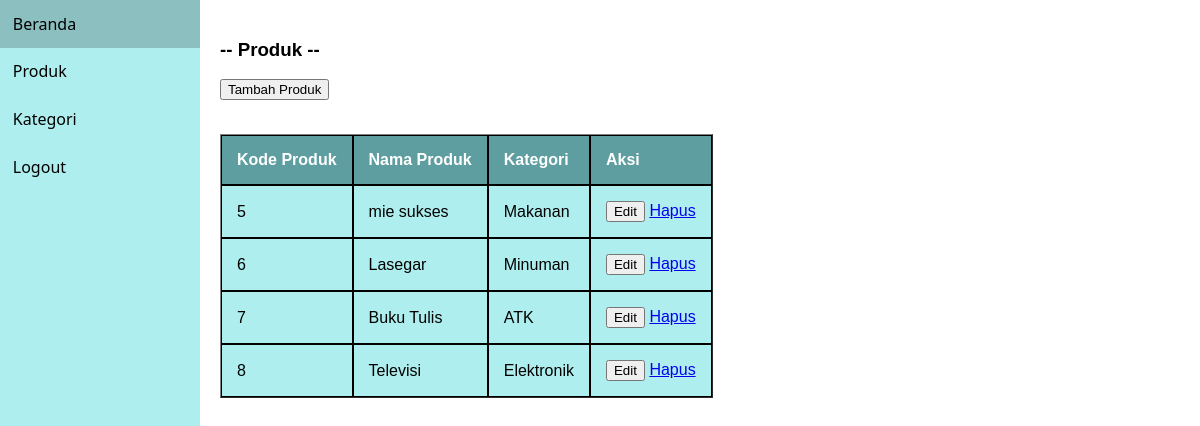
The app's page /produk.php (signed in) with its own data.
### tables this page shows
CREATE TABLE `produk` (
  `kode_produk` int(5) NOT NULL,
  `nama_produk` varchar(15) NOT NULL,
  `kategori_produk` varchar(20) NOT NULL,
  `deskripsi_produk` varchar(20) NOT NULL
);

### produk.php (the view, shortened to what this page needs)
<?php
    include 'menu.php';
    include 'koneksi.php';
    $sql = "SELECT kode_produk, nama_produk, kategori_produk, deskripsi_produk FROM produk";
    $query = mysqli_query($koneksi, $sql);
?>
<body>
    <div class="category">
        <div style="display:flex; gap: 1em">
            <div class="row align-items-center py-3 px-xl-5">
                <h3>-- Produk --</h3>
                <form action="tambah_produk.php" method="get">
                <button type="submit" name="tambah">Tambah Produk</button>
                <br><br>
                </form>
                <table border="1" cellspacing="0" cellpadding="10px">
                    <tr>
                        <th>Kode Produk</th>
                        <th>Nama Produk</th>
                        <th>Kategori</th>
                        <th>Aksi</th>
                    </tr>
                    <?php
                    while($row = mysqli_fetch_assoc($query)) {
                        $id         = $row['kode_produk'];
                    ?>
                        <tr>
                        <td><?php echo $row['kode_produk']?></td>
                        <td><?php echo $row['nama_produk']?></td>
                        <td><?php echo $row['kategori_produk']?></td>
                        <td>
                            <a href="edit.php?op=edit&id=<?php echo $id ?>"><button type="button" class="btn btn-warning">Edit</button></a>
                            <a href="hapus_produk.php?id=<?php echo $row['kode_produk']; ?>" onclick="return confirm('Yakin mau delete data?')">Hapus</a>
                        </td>
                        </tr>
                    <?php
                    }
                    ?>
                </table>
            </div>
        </div>
    </div>
</body>

### menu.php (shortened to what this page needs)
<!DOCTYPE html>
<html lang="en">
<head>
</head>
<body>
<aside class="side-nav">
	<nav>
		<a href="admin.php">Beranda</a>
		<a href="produk.php">Produk</a>
		<a href="kategori.php">Kategori</a>
		<a href="logout.php">Logout</a>
	</nav>
</aside>
</body>
</html>

### menu.php (style rules this page uses)
body { margin: 0; padding: 0; }
.side-nav { background: paleturquoise; width: 25vw; max-width: 200px; height: 100vh; }
.side-nav nav { display: flex; flex-direction: column; }
.side-nav nav a { font-family: sans; text-decoration: none; color: black; padding: 0.8rem; }

### produk.php (style rules this page uses)
body { font-family: Arial, sans-serif; margin: 0; padding: 0; display: flex; }
.category { width: 500px; padding: 20px; }
.category table th { background-color:cadetblue;; color: white; border: 1px solid black; padding: 15px; text-align: left; }
.category table td { background-color:paleturquoise;; border: 1px solid black; padding: 15px; text-align: left; }

### records on screen
produk: kode_produk "5", nama_produk "mie sukses", kategori_produk "Makanan"
produk: kode_produk "6", nama_produk "Lasegar", kategori_produk "Minuman"
produk: kode_produk "7", nama_produk "Buku Tulis", kategori_produk "ATK"
produk: kode_produk "8", nama_produk "Televisi", kategori_produk "Elektronik"
